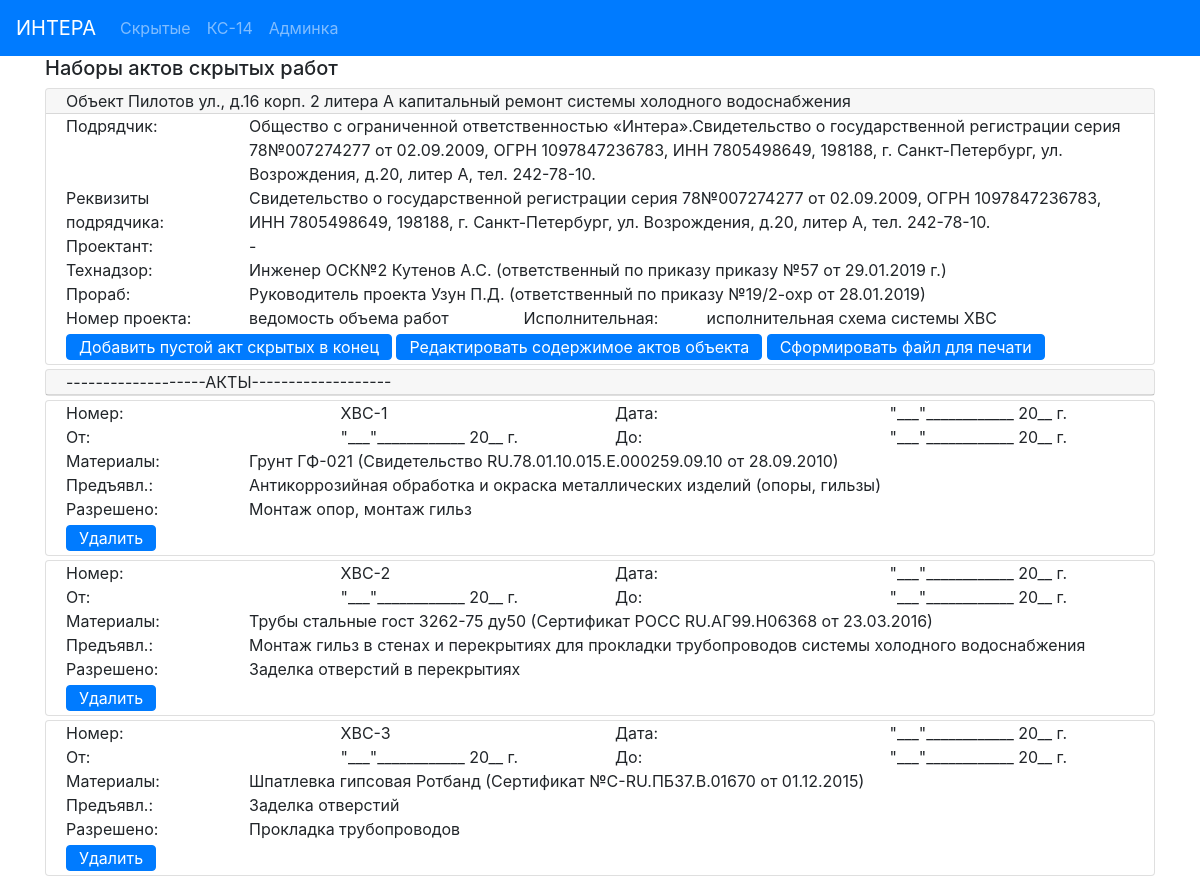
Page /actbase/see-6/ on the earlier database version.
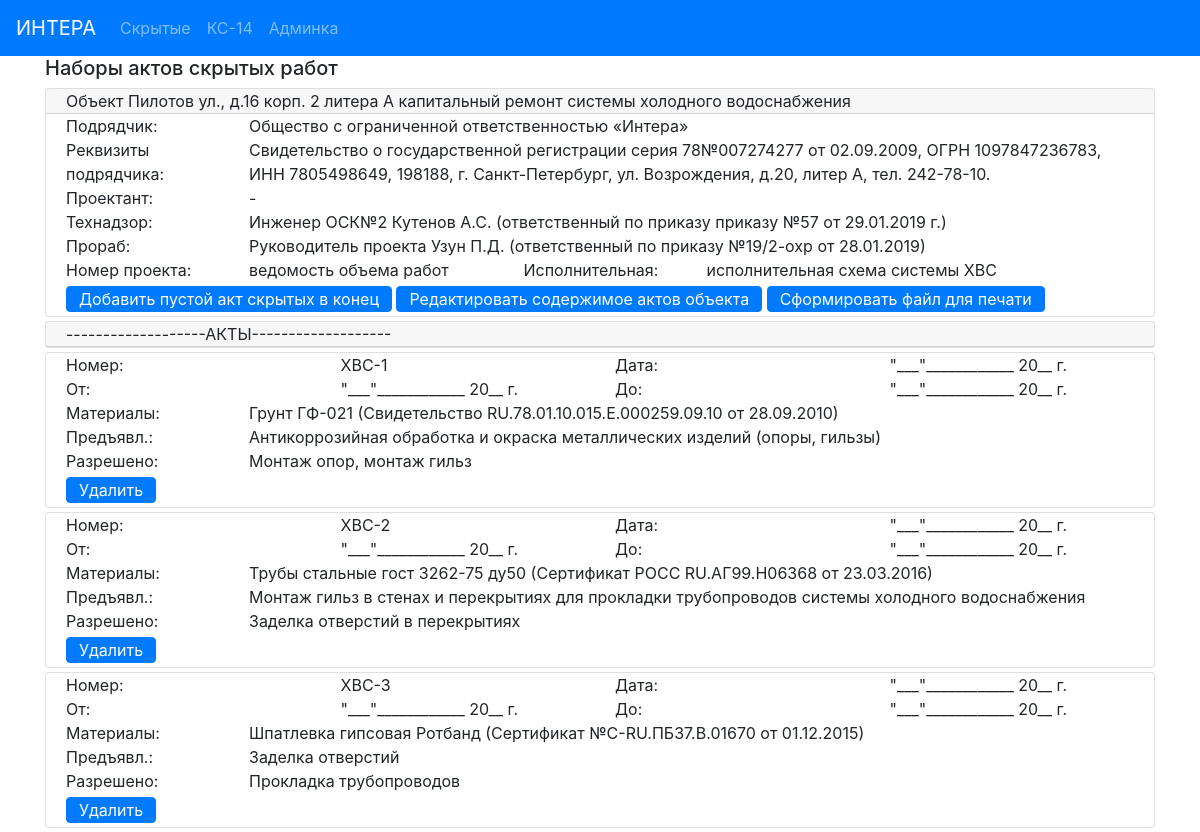
Same page on the later database version.
### hiddenactsbase/models.py (models this page shows, shortened)
class ObjectActs (models.Model):
    address = models.CharField(max_length=100, verbose_name='Адрес', blank=False)
    system_type = models.CharField(max_length=100, verbose_name='тип')
    designer = models.CharField(max_length=200, verbose_name='Проектант')
    contractor = models.CharField(max_length=300, verbose_name='Подрядчик',
                                  default='Общество с ограниченной ответственностью «Интера».')
    contractor_requisite = models.CharField(max_length= 200, verbose_name='Реквизиты подрядчика',
                                    default= 'Свидетельство о государственной регистрации серия 78' +
                                             '№007274277 от  02.09.2009, ОГРН 1097847236783, ' +
                                             'ИНН 7805498649, 198188, г. Санкт-Петербург,' +
                                             ' ул. Возрождения, д.20, литер А, тел. 242-78-10.')
    supervisor_engineer = models.CharField(max_length=100, verbose_name='Технадзор')
    contractor_engineer = models.CharField(max_length=100, verbose_name='Прораб')
    project_number = models.CharField(max_length=100, verbose_name='Ном. проекта')
    exec_documents = models.CharField(max_length=100, verbose_name='Исполн.')
    supervisor_engineer_decree = models.CharField(max_length=100, verbose_name='Приказ технадзора')
    contractor_engineer_decree = models.CharField(max_length=100, verbose_name='Приказ прораба')
    acts = models.ManyToManyField('HiddenActIS', blank=True, related_name='object_acts')
    blow_down_act = models.ForeignKey('BlowDownAct', blank=True, null=True, on_delete=models.CASCADE)
    class Meta:
        verbose_name = 'Набор актов объекта '
    def get_edit_url(self):
        return reverse('object_edit_url', kwargs={'pk': self.pk})

### hiddenactsbase/views.py (the view)
# urls.py: path('see-<int:pk>/', ObjectDetail.as_view(), name='object_detail_url'),
class ObjectDetail (View):
    @staticmethod
    def get(request, pk):
        my_obj = get_object_or_404(ObjectActs, pk=pk)
        return render(request, 'hiddenactsbase/object_detail.html',
                      context={'myobj': my_obj})

### hiddenactsbase/templates/hiddenactsbase/object_detail.html (shortened to what the changed rows need)
{% extends 'base.html'%}
{% block mycontent %}
    <div class="container">
        <div class="card mb-1">
            <div class="card-header py-0">Объект {{ myobj.address }} капитальный ремонт {{ myobj.system_type }}</div>
            <div class="card-body py-0">
                <div class="card-text">
                    <div class="row">
                        <div class="col-md-2">Подрядчик:</div>
                        <div class="col-md-10">{{ myobj.contractor }}</div>
                    </div>
                    <div class="row">
                        <div class="col-md-2">Реквизиты подрядчика:</div>
                        <div class="col-md-10">{{ myobj.contractor_requisite }}</div>
                    </div>
                    <div class="row">
                        <div class="col-md-2">Проектант:</div>
                        <div class="col-md-10">{{ myobj.designer }}</div>
                    </div>
                    <div class="row">
                        <div class="col-md-2">Технадзор:</div>
                        <div class="col-md-10">{{ myobj.supervisor_engineer }} ({{ myobj.supervisor_engineer_decree }})</div>
                    </div>
                    <div class="row">
                        <div class="col-md-2">Прораб:</div>
                        <div class="col-md-10">{{ myobj.contractor_engineer }} ({{ myobj.contractor_engineer_decree }})</div>
                    </div>
                    <div class="row">
                        <div class="col-md-2">Номер проекта:</div>
                        <div class="col-md-3">{{ myobj.project_number }}</div>
                        <div class="col-md-2">Исполнительная:</div>
                        <div class="col-md-5">{{ myobj.exec_documents }}</div>
                    </div>
                </div>
            </div>
        </div>
    </div>
{% endblock %}

Differences in the rows shown:
changed ObjectActs "Пилотов ул., д.16 корп. 2 литера А": contractor "Общество с ограниченной ответственностью «Интера».Свидетельство о государственной регистрации серия 78№007274277 от 02.09.2009, ОГРН 1097847236783, ИНН 7805498649, 198188, г. Санкт-Петербург, ул. Возрождения, д.20, литер А, тел. 242-78-10." → "Общество с ограниченной ответственностью «Интера»"
